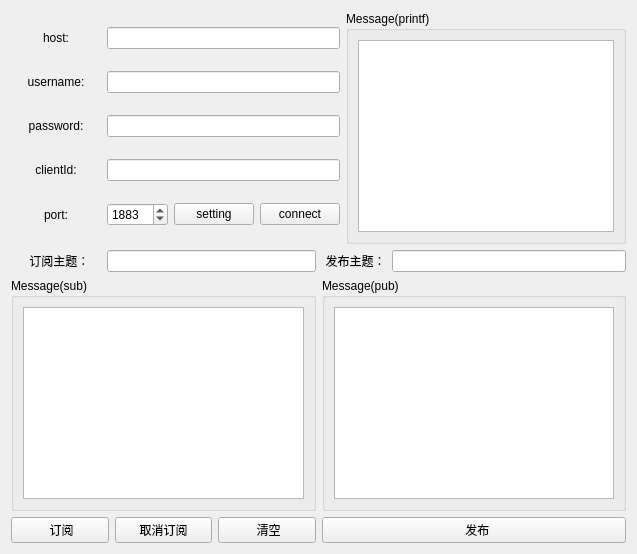
      <widget class="QWidget" name="tab_7">
       <attribute name="title">
        <string>平台连接</string>
       </attribute>
       <layout class="QGridLayout" name="gridLayout_13">
        <item row="0" column="0">
         <layout class="QHBoxLayout" name="horizontalLayout_31">
          <item>
           <layout class="QGridLayout" name="gridLayout_7">
            <item row="0" column="0">
             <layout class="QHBoxLayout" name="horizontalLayout_18">
              <item>
               <widget class="QLabel" name="label_19">
                <property name="minimumSize">
                 <size>
                  <width>90</width>
                  <height>17</height>
                 </size>
                </property>
                <property name="layoutDirection">
                 <enum>Qt::LeftToRight</enum>
                </property>
                <property name="text">
                 <string>host:</string>
                </property>
                <property name="alignment">
                 <set>Qt::AlignCenter</set>
                </property>
               </widget>
              </item>
              <item>
               <widget class="QLineEdit" name="LE1"/>
              </item>
             </layout>
            </item>
            <item row="1" column="0">
             <layout class="QHBoxLayout" name="horizontalLayout_19">
              <item>
               <widget class="QLabel" name="label_20">
                <property name="minimumSize">
                 <size>
                  <width>90</width>
                  <height>17</height>
                 </size>
                </property>
                <property name="text">
                 <string>username:</string>
                </property>
                <property name="alignment">
                 <set>Qt::AlignCenter</set>
                </property>
               </widget>
              </item>
              <item>
               <widget class="QLineEdit" name="LE2"/>
              </item>
             </layout>
            </item>
            <item row="2" column="0">
             <layout class="QHBoxLayout" name="horizontalLayout_20">
              <item>
               <widget class="QLabel" name="label_21">
                <property name="minimumSize">
                 <size>
                  <width>90</width>
                  <height>17</height>
                 </size>
                </property>
                <property name="text">
                 <string>password:</string>
                </property>
                <property name="alignment">
                 <set>Qt::AlignCenter</set>
                </property>
               </widget>
              </item>
              <item>
               <widget class="QLineEdit" name="LE3"/>
              </item>
             </layout>
            </item>
            <item row="3" column="0">
             <layout class="QHBoxLayout" name="horizontalLayout_21">
              <item>
               <widget class="QLabel" name="label_22">
                <property name="minimumSize">
                 <size>
                  <width>90</width>
                  <height>17</height>
                 </size>
                </property>
                <property name="text">
                 <string>clientId:</string>
                </property>
                <property name="alignment">
                 <set>Qt::AlignCenter</set>
                </property>
               </widget>
              </item>
              <item>
               <widget class="QLineEdit" name="LE4"/>
              </item>
             </layout>
            </item>
            <item row="4" column="0">
             <layout class="QHBoxLayout" name="horizontalLayout_22">
              <item>
               <widget class="QLabel" name="label_23">
                <property name="minimumSize">
                 <size>
                  <width>90</width>
                  <height>17</height>
                 </size>
                </property>
                <property name="text">
                 <string>port:</string>
                </property>
                <property name="alignment">
                 <set>Qt::AlignCenter</set>
                </property>
               </widget>
              </item>
              <item>
               <widget class="QSpinBox" name="spinBox">
                <property name="maximum">
                 <number>65535</number>
                </property>
                <property name="value">
                 <number>1883</number>
                </property>
               </widget>
              </item>
              <item>
               <widget class="QPushButton" name="buttonSetting">
                <property name="text">
                 <string>setting</string>
                </property>
               </widget>
              </item>
              <item>
               <widget class="QPushButton" name="buttonConnect">
                <property name="text">
                 <string>connect</string>
                </property>
               </widget>
              </item>
             </layout>
            </item>
           </layout>
          </item>
          <item>
           <widget class="QGroupBox" name="groupBox_5">
            <property name="title">
             <string>Message(printf)</string>
            </property>
            <layout class="QGridLayout" name="gridLayout_8">
             <item row="0" column="0">
              <widget class="QTextBrowser" name="TB3"/>
             </item>
            </layout>
           </widget>
          </item>
         </layout>
        </item>
        <item row="1" column="0">
         <layout class="QHBoxLayout" name="horizontalLayout_26">
          <item>
           <layout class="QVBoxLayout" name="verticalLayout_4">
            <item>
             <layout class="QHBoxLayout" name="horizontalLayout_23">
              <item>
               <widget class="QLabel" name="label_24">
                <property name="minimumSize">
                 <size>
                  <width>90</width>
                  <height>17</height>
                 </size>
                </property>
                <property name="text">
                 <string>  订阅主题：</string>
                </property>
                <property name="alignment">
                 <set>Qt::AlignCenter</set>
                </property>
               </widget>
              </item>
              <item>
               <widget class="QLineEdit" name="LE5"/>
              </item>
             </layout>
            </item>
            <item>
             <widget class="QGroupBox" name="groupBox">
              <property name="title">
               <string>Message(sub)</string>
              </property>
              <layout class="QGridLayout" name="gridLayout_5">
               <item row="0" column="0">
                <widget class="QTextBrowser" name="TB1">
                 <property name="readOnly">
                  <bool>false</bool>
                 </property>
                </widget>
               </item>
              </layout>
             </widget>
            </item>
            <item>
             <layout class="QHBoxLayout" name="horizontalLayout_25">
              <item>
               <widget class="QPushButton" name="buttonSubscribe">
                <property name="text">
                 <string> 订阅</string>
                </property>
               </widget>
              </item>
              <item>
               <widget class="QPushButton" name="buttonUnsubscribe">
                <property name="text">
                 <string>取消订阅</string>
                </property>
               </widget>
              </item>
              <item>
               <widget class="QPushButton" name="buttonClear">
                <property name="text">
                 <string> 清空</string>
                </property>
               </widget>
              </item>
             </layout>
            </item>
           </layout>
          </item>
          <item>
           <layout class="QVBoxLayout" name="verticalLayout_6">
            <item>
             <layout class="QHBoxLayout" name="horizontalLayout_24">
              <item>
               <widget class="QLabel" name="label_25">
                <property name="text">
                 <string> 发布主题：</string>
                </property>
                <property name="alignment">
                 <set>Qt::AlignCenter</set>
                </property>
               </widget>
              </item>
              <item>
               <widget class="QLineEdit" name="LE6"/>
              </item>
             </layout>
            </item>
            <item>
             <widget class="QGroupBox" name="groupBox_2">
              <property name="title">
               <string>Message(pub)</string>
              </property>
              <layout class="QGridLayout" name="gridLayout_6">
               <item row="0" column="0">
                <widget class="QTextBrowser" name="TB2">
                 <property name="readOnly">
                  <bool>false</bool>
                 </property>
                </widget>
               </item>
              </layout>
             </widget>
            </item>
            <item>
             <widget class="QPushButton" name="buttonPublish">
              <property name="text">
               <string>  发布</string>
              </property>
             </widget>
            </item>
           </layout>
          </item>
         </layout>
        </item>
       </layout>
      </widget>
